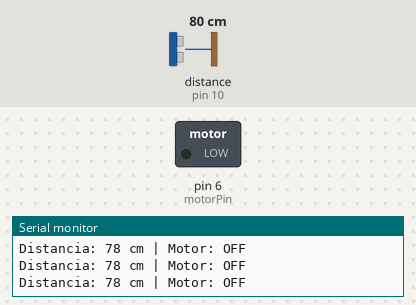
Simulated run of this sketch. Board: Arduino Uno, built with avr-gcc and run on an emulated ATmega328P. Shown: switched loads named in the sketch (green lamp = pin HIGH), the last lines printed to the serial monitor. Wiring (inferred from the names in the program): ultrasonic range finder: trigger pin 9; echo pin 10. The inputs (shaded band) are chosen by the test bench; at power-on: distance to the obstacle (sensor on pin 10) 80 cm. The echo pulse lasts 58.3 µs per cm; pins used as bus, display or sensor lines are not drawn.

Above: at 1.2 s.
1.3 s: distance to the obstacle (sensor on pin 10) set to 12 cm
2.8 s: distance to the obstacle (sensor on pin 10) set to 9 cm
At 4.0 s:
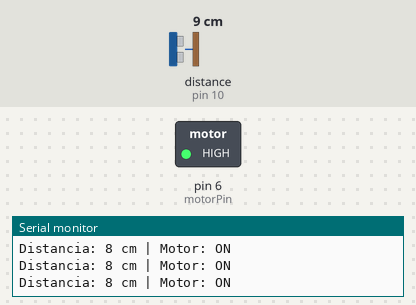
4.3 s: distance to the obstacle (sensor on pin 10) set to 35 cm
At 5.6 s:
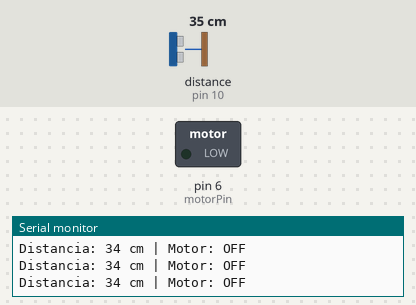
5.9 s: distance to the obstacle (sensor on pin 10) set to 7 cm
At 6.5 s:
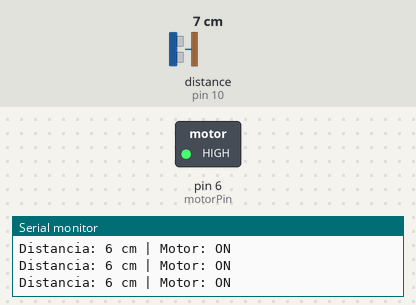
Timing chart, 0 to 8.5 s (numbered marks = the images above; inputs shaded):
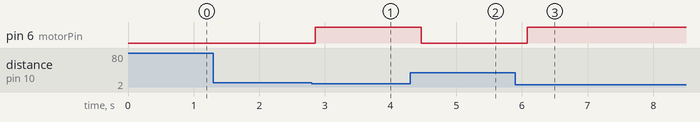

Measured:
- the behaviour switches between 11 and 10 cm on distance to the obstacle (sensor on pin 10) (found by bisection; images 0 and 1)
- after the input at 2.8 s, pin 6 (motorPin): LOW → HIGH after 0.05 s
- after the input at 4.3 s, pin 6 (motorPin): HIGH → LOW after 0.16 s
- after the input at 5.9 s, pin 6 (motorPin): LOW → HIGH after 0.19 s

The sketch:

codearduino.ino
```cpp
const int motorPin = 6;
const int trigPin = 9;
const int echoPin = 10;

long duration;
int distance;

void setup() {
  pinMode(motorPin, OUTPUT);
  pinMode(trigPin, OUTPUT);
  pinMode(echoPin, INPUT);

  digitalWrite(motorPin, HIGH); // ← Cambia a HIGH
  Serial.begin(9600);
}

void loop() {
  // Limpiar trigger
  digitalWrite(trigPin, LOW);
  delayMicroseconds(5);

  // Pulso de 10us
  digitalWrite(trigPin, HIGH);
  delayMicroseconds(10);
  digitalWrite(trigPin, LOW);

  // Leer echo
  duration = pulseIn(echoPin, HIGH, 30000);
  distance = duration * 0.034 / 2;

  // Mostrar datos
  Serial.print("Distancia: ");
  Serial.print(distance);
  Serial.print(" cm | Motor: ");

  // Control del motor
  if (distance > 0 && distance < 10) {
    digitalWrite(motorPin, HIGH);
    Serial.println("ON");
  } else {
    digitalWrite(motorPin, LOW);
    Serial.println("OFF");
  }

  delay(200);
}
```
